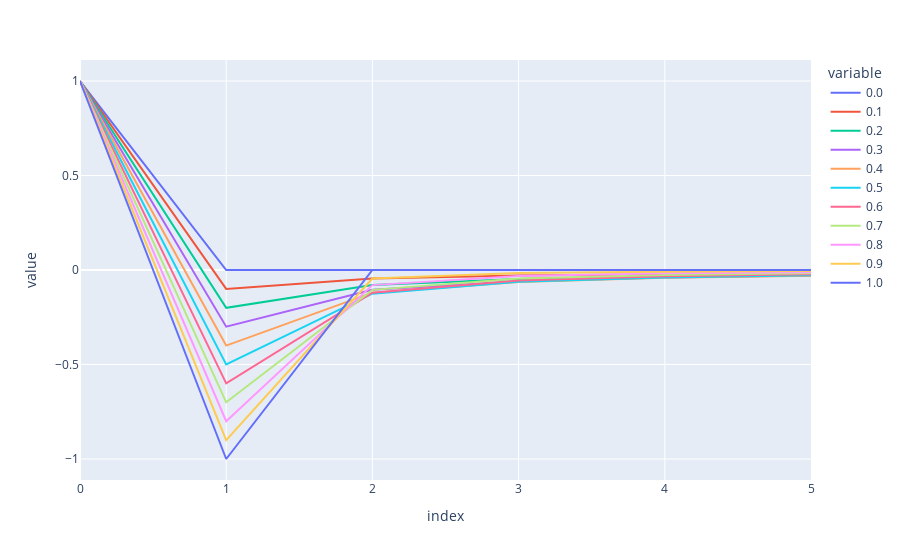

Source (notebook cell):
### Markdown cell above
# Snippet 5.1

### Code cell
plotWeights([0, 1], 11, 6)

### Figure 1 — Plotly figure (JSON) as saved in the notebook; plotly's stock layout.template omitted (floating-point values rounded to 4 significant figures)
{"data": [{"hovertemplate": "variable=0.0<br>index=%{x}<br>value=%{y}<extra></extra>", "legendgroup": "0.0", "line": {"color": "#636efa", "dash": "solid"}, "marker": {"symbol": "circle"}, "mode": "lines", "name": "0.0", "orientation": "v", "showlegend": true, "type": "scatter", "x": [5, 4, 3, 2, 1, 0], "xaxis": "x", "y": [0, 0, 0, 0, 0, 1], "yaxis": "y"}, {"hovertemplate": "variable=0.1<br>index=%{x}<br>value=%{y}<extra></extra>", "legendgroup": "0.1", "line": {"color": "#EF553B", "dash": "solid"}, "marker": {"symbol": "circle"}, "mode": "lines", "name": "0.1", "orientation": "v", "showlegend": true, "type": "scatter", "x": [5, 4, 3, 2, 1, 0], "xaxis": "x", "y": [-0.01612, -0.02066, -0.0285, -0.045, -0.1, 1], "yaxis": "y"}, {"hovertemplate": "variable=0.2<br>index=%{x}<br>value=%{y}<extra></extra>", "legendgroup": "0.2", "line": {"color": "#00cc96", "dash": "solid"}, "marker": {"symbol": "circle"}, "mode": "lines", "name": "0.2", "orientation": "v", "showlegend": true, "type": "scatter", "x": [5, 4, 3, 2, 1, 0], "xaxis": "x", "y": [-0.02554, -0.0336, -0.048, -0.08, -0.2, 1], "yaxis": "y"}, {"hovertemplate": "variable=0.3<br>index=%{x}<br>value=%{y}<extra></extra>", "legendgroup": "0.3", "line": {"color": "#ab63fa", "dash": "solid"}, "marker": {"symbol": "circle"}, "mode": "lines", "name": "0.3", "orientation": "v", "showlegend": true, "type": "scatter", "x": [5, 4, 3, 2, 1, 0], "xaxis": "x", "y": [-0.02972, -0.04016, -0.0595, -0.105, -0.3, 1], "yaxis": "y"}, {"hovertemplate": "variable=0.4<br>index=%{x}<br>value=%{y}<extra></extra>", "legendgroup": "0.4", "line": {"color": "#FFA15A", "dash": "solid"}, "marker": {"symbol": "circle"}, "mode": "lines", "name": "0.4", "orientation": "v", "showlegend": true, "type": "scatter", "x": [5, 4, 3, 2, 1, 0], "xaxis": "x", "y": [-0.02995, -0.0416, -0.064, -0.12, -0.4, 1], "yaxis": "y"}, {"hovertemplate": "variable=0.5<br>index=%{x}<br>value=%{y}<extra></extra>", "legendgroup": "0.5", "line": {"color": "#19d3f3", "dash": "solid"}, "marker": {"symbol": "circle"}, "mode": "lines", "name": "0.5", "orientation": "v", "showlegend": true, "type": "scatter", "x": [5, 4, 3, 2, 1, 0], "xaxis": "x", "y": [-0.02734, -0.03906, -0.0625, -0.125, -0.5, 1], "yaxis": "y"}, {"hovertemplate": "variable=0.6<br>index=%{x}<br>value=%{y}<extra></extra>", "legendgroup": "0.6", "line": {"color": "#FF6692", "dash": "solid"}, "marker": {"symbol": "circle"}, "mode": "lines", "name": "0.6", "orientation": "v", "showlegend": true, "type": "scatter", "x": [5, 4, 3, 2, 1, 0], "xaxis": "x", "y": [-0.02285, -0.0336, -0.056, -0.12, -0.6, 1], "yaxis": "y"}, {"hovertemplate": "variable=0.7<br>index=%{x}<br>value=%{y}<extra></extra>", "legendgroup": "0.7", "line": {"color": "#B6E880", "dash": "solid"}, "marker": {"symbol": "circle"}, "mode": "lines", "name": "0.7", "orientation": "v", "showlegend": true, "type": "scatter", "x": [5, 4, 3, 2, 1, 0], "xaxis": "x", "y": [-0.01727, -0.02616, -0.0455, -0.105, -0.7, 1], "yaxis": "y"}, {"hovertemplate": "variable=0.8<br>index=%{x}<br>value=%{y}<extra></extra>", "legendgroup": "0.8", "line": {"color": "#FF97FF", "dash": "solid"}, "marker": {"symbol": "circle"}, "mode": "lines", "name": "0.8", "orientation": "v", "showlegend": true, "type": "scatter", "x": [5, 4, 3, 2, 1, 0], "xaxis": "x", "y": [-0.01126, -0.0176, -0.032, -0.08, -0.8, 1], "yaxis": "y"}, {"hovertemplate": "variable=0.9<br>index=%{x}<br>value=%{y}<extra></extra>", "legendgroup": "0.9", "line": {"color": "#FECB52", "dash": "solid"}, "marker": {"symbol": "circle"}, "mode": "lines", "name": "0.9", "orientation": "v", "showlegend": true, "type": "scatter", "x": [5, 4, 3, 2, 1, 0], "xaxis": "x", "y": [-0.005371, -0.008663, -0.0165, -0.045, -0.9, 1], "yaxis": "y"}, {"hovertemplate": "variable=1.0<br>index=%{x}<br>value=%{y}<extra></extra>", "legendgroup": "1.0", "line": {"color": "#636efa", "dash": "solid"}, "marker": {"symbol": "circle"}, "mode": "lines", "name": "1.0", "orientation": "v", "showlegend": true, "type": "scatter", "x": [5, 4, 3, 2, 1, 0], "xaxis": "x", "y": [0, 0, 0, 0, -1, 1], "yaxis": "y"}], "layout": {"legend": {"title": {"text": "variable"}, "tracegroupgap": 0}, "margin": {"t": 60}, "xaxis": {"anchor": "y", "domain": [0, 1], "title": {"text": "index"}}, "yaxis": {"anchor": "x", "domain": [0, 1], "title": {"text": "value"}}}}
